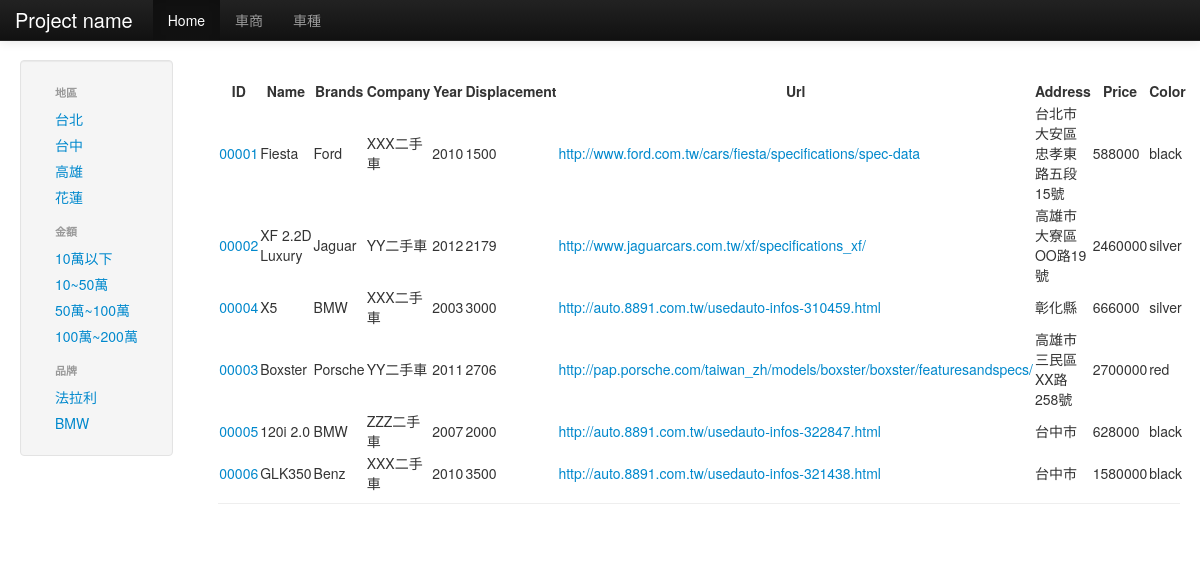
The app's page /Car_web/index_ver1.20.php with its own data.
### tables this page shows
CREATE TABLE `car` (
  `ID` varchar(20) NOT NULL default '',
  `name` varchar(40) default NULL,
  `Brands` varchar(20) default NULL,
  `company` varchar(40) default NULL,
  `Year` int(11) default NULL,
  `Displacement` int(11) default NULL,
  `Url` varchar(1024) default NULL,
  `Address` varchar(200) default NULL,
  `Price` int(11) default NULL,
  `color` varchar(20) default NULL,
  PRIMARY KEY  (`ID`)
);

### Car_web/index_ver1.20.php (the view, shortened to what this page needs)
<!DOCTYPE html>
<html lang="en">
  <head>
    <link href="./bootstrap/css/bootstrap.css" rel="stylesheet">
    <link href="./bootstrap/css/bootstrap-responsive.css" rel="stylesheet">
  </head>
  <body>
	<div class="navbar navbar-inverse navbar-fixed-top">
      <div class="navbar-inner">
        <div class="container">
          <a class="brand" href="#">Project name</a>
          <div class="nav-collapse collapse" >
            <ul class="nav">
              <li class="active"><a class="bootstro" data-bootstro-step="0" data-bootstro-placement="bottom" href="http://www.yahoo.com.tw">Home</a></li>
              <li><a class="bootstro" data-bootstro-step="1" data-bootstro-placement="bottom" href="#about">車商</a></li>
              <li><a class="bootstro" data-bootstro-step="2" data-bootstro-placement="bottom" href="#contact">車種</a></li>
            </ul>
          </div>
        </div>
      </div>
    </div>
    <div class="container-fluid">
		<div class="row-fluid">
			<div class="span2">
			<div class="well sidebar-nav test">
            <ul class="nav nav-list">
              <li class="nav-header">地區</li>
              <li><a onclick="showUser('city=台北市&type=1')">台北</a></li>
              <li><a onclick="showUser('city=台中市&type=1')">台中</a></li>
              <li><a onclick="showUser('city=高雄市&type=1')">高雄</a></li>
              <li><a onclick="showUser('city=花蓮市&type=1')">花蓮</a></li>
              <li class="nav-header">金額</li>
              <li><a onclick="showUser('upperMoney=10&lowerMoney=0&type=2')">10萬以下</a></li>
              <li><a onclick="showUser('upperMoney=50&lowerMoney=10&type=2')">10~50萬</a></li>
              <li><a onclick="showUser('upperMoney=100&lowerMoney=50&type=2')">50萬~100萬</a></li>
              <li><a onclick="showUser('upperMoney=200&lowerMoney=100&type=2')">100萬~200萬</a></li>
              <li class="nav-header">品牌</li>
              <li><a href="#">法拉利</a></li>
              <li><a href="#">BMW</a></li>
            </ul>
          </div>
			</div>
			<div class="span10 page-header">
			<table>
				<thead>
					<tr>
						<th>ID</th>
						<th>Name</th>
						<th>Brands</th>
						<th>Company</th>
						<th>Year</th>
						<th>Displacement</th>
						<th>Url</th>
						<th>Address</th>
						<th>Price</th>
						<th>Color</th>
					</tr>
				</thead>
				<tbody id = "table_test">
				<?php
					$result = mysql_query("select * from car");
					for ( $counter = 0; $row = mysql_fetch_row( $result ); $counter++)
					{
						print("<tr><td><a onclick='showUser(\"TID=$row[0]&type=3\")'>$row[0]</a></td>");
						print("<td>$row[1]</td>");
						print("<td>$row[2]</td>");
						print("<td>$row[3]</td>");
						print("<td>$row[4]</td>");
						print("<td>$row[5]</td>");
						print("<td><a href = $row[6]>$row[6]</a></td>");
						print("<td>$row[7]</td>");
						print("<td>$row[8]</td>");
						print("<td>$row[9]</td></tr>");
					}
				?>
				</tbody>
			</table>
			</div>
		</div>
    </div>
  </body>
</html>

### Car_web/index_ver1.20.php (style rules this page uses)
body { padding-top: 60px; }
div.test { position: fixed; }

### records on screen
car: ID "00001", name "Fiesta", Brands "Ford", company "XXX二手車", Year "2010", Displacement "1500", Url "http://www.ford.com.tw/cars/fiesta/specifications/spec-data", Address "台北市大安區忠孝東路五段15號", Price "588000", color "black"
car: ID "00002", name "XF 2.2D Luxury", Brands "Jaguar", company "YY二手車", Year "2012", Displacement "2179", Url "http://www.jaguarcars.com.tw/xf/specifications_xf/", Address "高雄市大寮區OO路19號", Price "2460000", color "silver"
car: ID "00004", name "X5", Brands "BMW", company "XXX二手車", Year "2003", Displacement "3000", Url "http://auto.8891.com.tw/usedauto-infos-310459.html", Address "彰化縣", Price "666000", color "silver"
car: ID "00003", name "Boxster", Brands "Porsche", company "YY二手車", Year "2011", Displacement "2706", Url "http://pap.porsche.com/taiwan_zh/models/boxster/boxster/featuresandspecs/", Address "高雄市三民區XX路258號", Price "2700000", color "red"
car: ID "00005", name "120i 2.0", Brands "BMW", company "ZZZ二手車", Year "2007", Displacement "2000", Url "http://auto.8891.com.tw/usedauto-infos-322847.html", Address "台中市", Price "628000", color "black"
car: ID "00006", name "GLK350", Brands "Benz", company "XXX二手車", Year "2010", Displacement "3500", Url "http://auto.8891.com.tw/usedauto-infos-321438.html", Address "台中市", Price "1580000", color "black"
